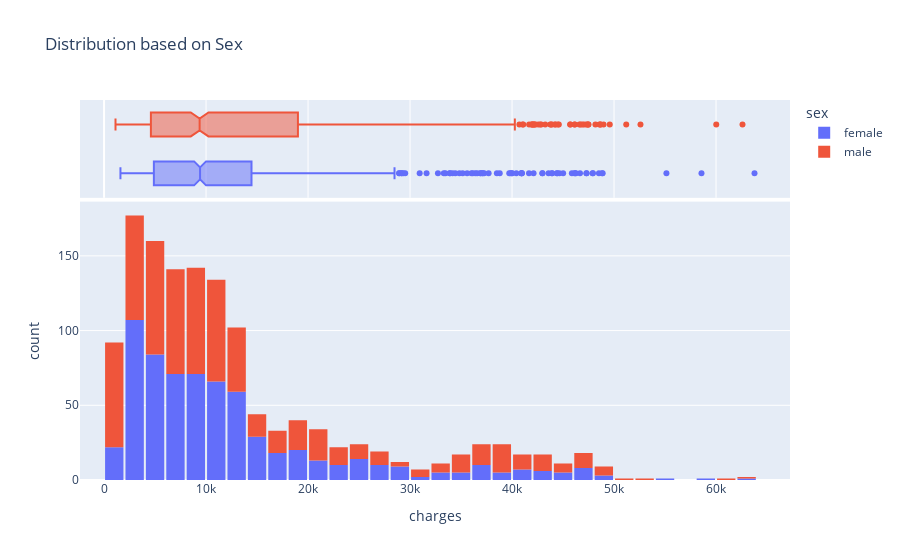

Notebook code for this chart:
### Code cell
# Distribution based on the Sex
sex_fig = px.histogram(df,
                       x='charges',
                       color='sex',
                       marginal='box',
                       title='Distribution based on Sex')
sex_fig.update_layout(bargap=0.1)
sex_fig.show()

### Figure 1 — Plotly figure (JSON) as saved in the notebook; plotly's stock layout.template omitted (floating-point values rounded to 4 significant figures; data arrays with more than 128 entries replaced by an {"elided": "..."} marker saying what was removed)
{"data": [{"alignmentgroup": "True", "bingroup": "x", "hovertemplate": "sex=female<br>charges=%{x}<br>count=%{y}<extra></extra>", "legendgroup": "female", "marker": {"color": "#636efa", "pattern": {"shape": ""}}, "name": "female", "offsetgroup": "female", "orientation": "v", "showlegend": true, "type": "histogram", "x": {"elided": "662 float values"}, "xaxis": "x", "yaxis": "y"}, {"alignmentgroup": "True", "hovertemplate": "sex=female<br>charges=%{x}<extra></extra>", "legendgroup": "female", "marker": {"color": "#636efa"}, "name": "female", "notched": true, "offsetgroup": "female", "showlegend": false, "type": "box", "x": {"elided": "662 float values"}, "xaxis": "x2", "yaxis": "y2"}, {"alignmentgroup": "True", "bingroup": "x", "hovertemplate": "sex=male<br>charges=%{x}<br>count=%{y}<extra></extra>", "legendgroup": "male", "marker": {"color": "#EF553B", "pattern": {"shape": ""}}, "name": "male", "offsetgroup": "male", "orientation": "v", "showlegend": true, "type": "histogram", "x": {"elided": "676 float values"}, "xaxis": "x", "yaxis": "y"}, {"alignmentgroup": "True", "hovertemplate": "sex=male<br>charges=%{x}<extra></extra>", "legendgroup": "male", "marker": {"color": "#EF553B"}, "name": "male", "notched": true, "offsetgroup": "male", "showlegend": false, "type": "box", "x": {"elided": "676 float values"}, "xaxis": "x2", "yaxis": "y2"}], "layout": {"bargap": 0.1, "barmode": "relative", "legend": {"title": {"text": "sex"}, "tracegroupgap": 0}, "title": {"text": "Distribution based on Sex"}, "xaxis": {"anchor": "y", "domain": [0, 1], "title": {"text": "charges"}}, "xaxis2": {"anchor": "y2", "domain": [0, 1], "matches": "x", "showgrid": true, "showticklabels": false}, "yaxis": {"anchor": "x", "domain": [0, 0.7326], "title": {"text": "count"}}, "yaxis2": {"anchor": "x2", "domain": [0.7426, 1], "matches": "y2", "showgrid": false, "showline": false, "showticklabels": false, "ticks": ""}}}
